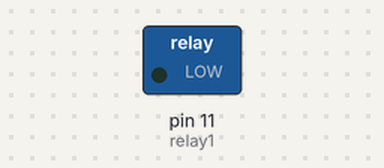
This sketch was run on a simulated Arduino Uno, built with avr-gcc and run on an emulated ATmega328P. Parts: switched loads named in the sketch (green lamp = pin HIGH). Dashed ring = blinking.

Above: at 0.2 s.
Timing chart, 0 to 3.0 s (numbered marks = the images above):
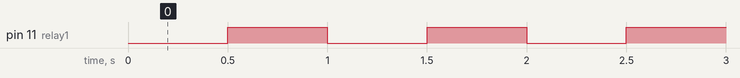

The sketch:

relay.ino
```cpp
int relay1 = 11;
void setup() {
  // put your setup code here, to run once:
  pinMode(relay1, OUTPUT);
}

void loop() {
  // put your main code here, to run repeatedly:
  digitalWrite(relay1, LOW);
  delay(500);
  digitalWrite(relay1, HIGH);
  delay(500);
}
```

Measured:
- by itself, pin 11 (relay1): alternates HIGH for 0.50 s and LOW for 0.50 s
